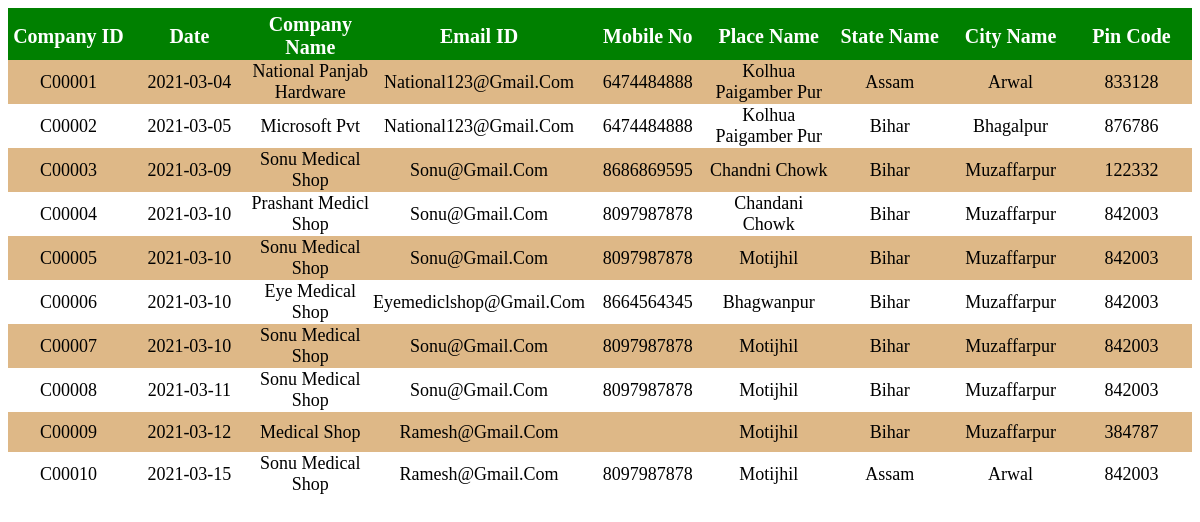
Page /CompanyRecord.php on the committed database.
### tables this page shows
CREATE TABLE `companyinfo` (
  `Company_ID` char(6) NOT NULL,
  `Company_Name` varchar(50) DEFAULT NULL,
  `Date` date DEFAULT NULL,
  `Email_ID` varchar(50) DEFAULT NULL,
  `Place_Name` varchar(50) DEFAULT NULL,
  `State_Name` char(20) DEFAULT NULL,
  `City_Name` char(20) DEFAULT NULL,
  `Pin_Code` int(11) DEFAULT NULL,
  `Mobile_No` char(10) DEFAULT NULL,
  PRIMARY KEY (`Company_ID`)
);

### CompanyRecord.php (the view, shortened to what this page needs)
<html>
    <head>
        <link rel="stylesheet" href="colors.css">
    </head>
    <body>
         <table class="tables">
            <tr class="th">
                <th class="column">Company ID</th>
                <th class="column">Date</th>
                <th class="column">Company Name</th>
                <th class="column">Email ID</th>
                <th class="column">Mobile No</th>
                <th class="column">Place Name</th>
                <th class="column">State Name</th>
                <th class="column">City Name</th>
                <th class="column">Pin Code</th>
            </tr>
            <?php
                include 'Connect.php';
                $sql = "SELECT * FROM companyinfo";
                $result = $con->query($sql);
                if($result->num_rows > 0){
                    while($row = $result->fetch_assoc()){
                    echo '<tr class="thtd">';
                    echo "<td>".$row["Company_ID"]."</td>";
                    echo "<td>".$row["Date"]."</td>";
                    echo "<td>".$row["Company_Name"]."</td>";
                    echo "<td>".$row["Email_ID"]."</td>";
                    echo "<td>".$row["Mobile_No"]."</td>";
                    echo "<td>".$row["Place_Name"]."</td>";
                    echo "<td>".$row["State_Name"]."</td>";
                    echo "<td>".$row["City_Name"]."</td>";
                    echo "<td>".$row["Pin_Code"]."</td>";
                    echo "</tr>";
                    }
                }
            ?>
        </table>
    </body>
</html>

### colors.css (style rules this page uses)
.column { width: 10%; height: 40px; font-size: 20px; padding-top: 5px; }
.tables { border-collapse: collapse; width: 100%; }
.thtd { text-align: center; padding: 8px; height: 40px; font-size: 18px; text-transform: capitalize; }
.thtd:nth-child(even) { background-color: burlywood; }
.th { background-color: green; color: white; }

### rows in the picture
companyinfo: Company_ID "C00001", Date "2021-03-04", Company_Name "National Panjab Hardware", Email_ID "National123@gmail.com", Mobile_No "6474484888", Place_Name "Kolhua Paigamber Pur", State_Name "Assam", City_Name "Arwal", Pin_Code "833128"
companyinfo: Company_ID "C00002", Date "2021-03-05", Company_Name "Microsoft Pvt", Email_ID "National123@gmail.com", Mobile_No "6474484888", Place_Name "Kolhua Paigamber Pur", State_Name "Bihar", City_Name "Bhagalpur", Pin_Code "876786"
companyinfo: Company_ID "C00003", Date "2021-03-09", Company_Name "Sonu Medical Shop", Email_ID "Sonu@gmail.com", Mobile_No "8686869595", Place_Name "Chandni Chowk", State_Name "Bihar", City_Name "Muzaffarpur", Pin_Code "122332"
companyinfo: Company_ID "C00004", Date "2021-03-10", Company_Name "Prashant Medicl Shop", Email_ID "Sonu@gmail.com", Mobile_No "8097987878", Place_Name "Chandani Chowk", State_Name "Bihar", City_Name "Muzaffarpur", Pin_Code "842003"
companyinfo: Company_ID "C00005", Date "2021-03-10", Company_Name "Sonu Medical Shop", Email_ID "Sonu@gmail.com", Mobile_No "8097987878", Place_Name "Motijhil", State_Name "Bihar", City_Name "Muzaffarpur", Pin_Code "842003"
companyinfo: Company_ID "C00006", Date "2021-03-10", Company_Name "Eye Medical Shop", Email_ID "Eyemediclshop@gmail.com", Mobile_No "8664564345", Place_Name "Bhagwanpur", State_Name "Bihar", City_Name "Muzaffarpur", Pin_Code "842003"
companyinfo: Company_ID "C00007", Date "2021-03-10", Company_Name "Sonu Medical Shop", Email_ID "Sonu@gmail.com", Mobile_No "8097987878", Place_Name "Motijhil", State_Name "Bihar", City_Name "Muzaffarpur", Pin_Code "842003"
companyinfo: Company_ID "C00008", Date "2021-03-11", Company_Name "Sonu Medical Shop", Email_ID "Sonu@gmail.com", Mobile_No "8097987878", Place_Name "Motijhil", State_Name "Bihar", City_Name "Muzaffarpur", Pin_Code "842003"
companyinfo: Company_ID "C00009", Date "2021-03-12", Company_Name "Medical Shop", Email_ID "Ramesh@gmail.com", Place_Name "Motijhil", State_Name "Bihar", City_Name "Muzaffarpur", Pin_Code "384787"
companyinfo: Company_ID "C00010", Date "2021-03-15", Company_Name "Sonu Medical Shop", Email_ID "Ramesh@gmail.com", Mobile_No "8097987878", Place_Name "Motijhil", State_Name "Assam", City_Name "Arwal", Pin_Code "842003"
